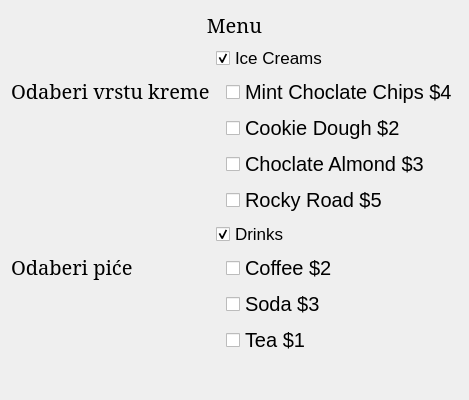
<?xml version="1.0" encoding="UTF-8"?>
<ui version="4.0">
 <class>Dialog</class>
 <widget class="QDialog" name="Dialog">
  <property name="geometry">
   <rect>
    <x>0</x>
    <y>0</y>
    <width>429</width>
    <height>400</height>
   </rect>
  </property>
  <property name="windowTitle">
   <string>Dialog</string>
  </property>
  <layout class="QGridLayout" name="gridLayout">
   <item row="0" column="0" colspan="2">
    <widget class="QLabel" name="label_menu">
     <property name="font">
      <font>
       <family>MS Serif</family>
       <pointsize>15</pointsize>
      </font>
     </property>
     <property name="text">
      <string>Menu</string>
     </property>
     <property name="alignment">
      <set>Qt::AlignCenter</set>
     </property>
    </widget>
   </item>
   <item row="1" column="1">
    <widget class="QCheckBox" name="iceCramsCheckBox">
     <property name="font">
      <font>
       <family>MS Sans Serif</family>
       <pointsize>13</pointsize>
      </font>
     </property>
     <property name="acceptDrops">
      <bool>false</bool>
     </property>
     <property name="text">
      <string>Ice Creams</string>
     </property>
     <property name="checked">
      <bool>true</bool>
     </property>
    </widget>
   </item>
   <item row="2" column="0">
    <widget class="QLabel" name="label_vrstaKreme">
     <property name="font">
      <font>
       <family>MS Serif</family>
       <pointsize>15</pointsize>
      </font>
     </property>
     <property name="text">
      <string>Odaberi vrstu kreme</string>
     </property>
     <property name="alignment">
      <set>Qt::AlignLeading|Qt::AlignLeft|Qt::AlignTop</set>
     </property>
    </widget>
   </item>
   <item row="2" column="1">
    <layout class="QVBoxLayout" name="verticalLayout">
     <property name="leftMargin">
      <number>10</number>
     </property>
     <item>
      <widget class="QCheckBox" name="checkBoxChoclateChips">
       <property name="font">
        <font>
         <family>MS Sans Serif</family>
         <pointsize>15</pointsize>
        </font>
       </property>
       <property name="text">
        <string>Mint Choclate Chips $4</string>
       </property>
       <attribute name="buttonGroup">
        <string notr="true">groupBoxIceCreams</string>
       </attribute>
      </widget>
     </item>
     <item>
      <widget class="QCheckBox" name="checkBoxCookieDough">
       <property name="font">
        <font>
         <family>MS Sans Serif</family>
         <pointsize>15</pointsize>
        </font>
       </property>
       <property name="text">
        <string>Cookie Dough $2</string>
       </property>
       <attribute name="buttonGroup">
        <string notr="true">groupBoxIceCreams</string>
       </attribute>
      </widget>
     </item>
     <item>
      <widget class="QCheckBox" name="checkBoxChoclateAlmond">
       <property name="font">
        <font>
         <family>MS Sans Serif</family>
         <pointsize>15</pointsize>
        </font>
       </property>
       <property name="text">
        <string>Choclate Almond $3</string>
       </property>
       <attribute name="buttonGroup">
        <string notr="true">groupBoxIceCreams</string>
       </attribute>
      </widget>
     </item>
     <item>
      <widget class="QCheckBox" name="checkBoxRockyRoad">
       <property name="font">
        <font>
         <family>MS Sans Serif</family>
         <pointsize>15</pointsize>
        </font>
       </property>
       <property name="text">
        <string>Rocky Road $5</string>
       </property>
       <attribute name="buttonGroup">
        <string notr="true">groupBoxIceCreams</string>
       </attribute>
      </widget>
     </item>
    </layout>
   </item>
   <item row="3" column="1">
    <widget class="QCheckBox" name="drinksCheckBox">
     <property name="font">
      <font>
       <family>MS Sans Serif</family>
       <pointsize>13</pointsize>
      </font>
     </property>
     <property name="text">
      <string>Drinks</string>
     </property>
     <property name="checked">
      <bool>true</bool>
     </property>
    </widget>
   </item>
   <item row="4" column="0">
    <widget class="QLabel" name="label_pice">
     <property name="font">
      <font>
       <family>MS Serif</family>
       <pointsize>15</pointsize>
      </font>
     </property>
     <property name="text">
      <string>Odaberi piće</string>
     </property>
     <property name="alignment">
      <set>Qt::AlignLeading|Qt::AlignLeft|Qt::AlignTop</set>
     </property>
    </widget>
   </item>
   <item row="4" column="1">
    <layout class="QVBoxLayout" name="verticalLayout_2">
     <property name="leftMargin">
      <number>10</number>
     </property>
     <item>
      <widget class="QCheckBox" name="checkBoxCoffee">
       <property name="font">
        <font>
         <family>MS Sans Serif</family>
         <pointsize>15</pointsize>
        </font>
       </property>
       <property name="text">
        <string>Coffee $2</string>
       </property>
       <attribute name="buttonGroup">
        <string notr="true">groupBoxDrinks</string>
       </attribute>
      </widget>
     </item>
     <item>
      <widget class="QCheckBox" name="checkBoxSoda">
       <property name="font">
        <font>
         <family>MS Sans Serif</family>
         <pointsize>15</pointsize>
        </font>
       </property>
       <property name="text">
        <string>Soda $3</string>
       </property>
       <attribute name="buttonGroup">
        <string notr="true">groupBoxDrinks</string>
       </attribute>
      </widget>
     </item>
     <item>
      <widget class="QCheckBox" name="checkBoxTea">
       <property name="font">
        <font>
         <family>MS Sans Serif</family>
         <pointsize>15</pointsize>
        </font>
       </property>
       <property name="text">
        <string>Tea $1</string>
       </property>
       <attribute name="buttonGroup">
        <string notr="true">groupBoxDrinks</string>
       </attribute>
      </widget>
     </item>
    </layout>
   </item>
   <item row="5" column="0" colspan="2">
    <widget class="QLabel" name="label_4">
     <property name="font">
      <font>
       <family>MS Serif</family>
       <pointsize>15</pointsize>
      </font>
     </property>
     <property name="text">
      <string/>
     </property>
    </widget>
   </item>
  </layout>
 </widget>
 <resources/>
 <connections/>
 <buttongroups>
  <buttongroup name="groupBoxIceCreams"/>
  <buttongroup name="groupBoxDrinks"/>
 </buttongroups>
</ui>
